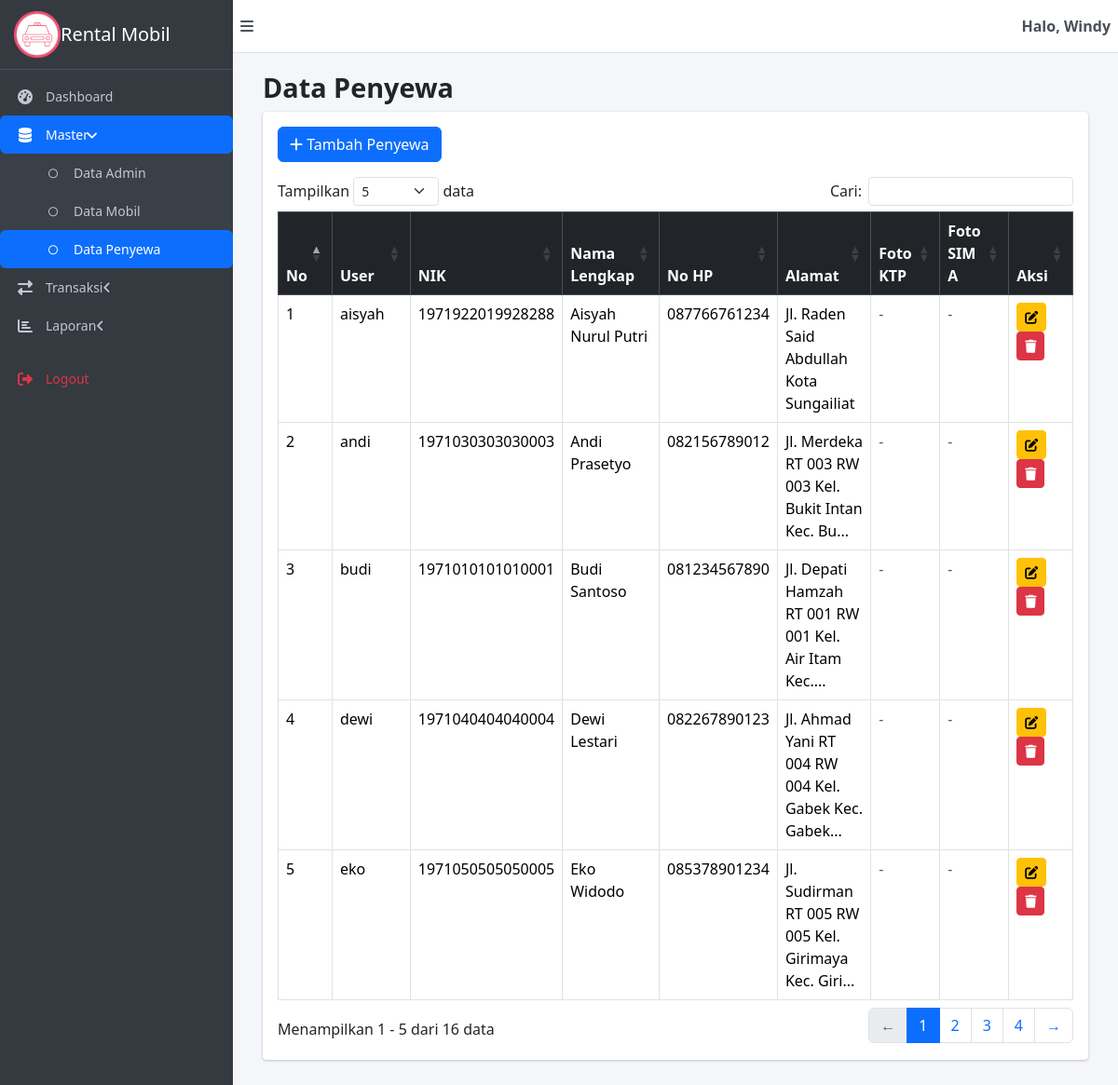
The page /admin/controller/mpenyewa_controller.php (signed in) on the database its author committed.
### tables this page shows
CREATE TABLE `t_penyewa` (
  `user_plg` varchar(15) NOT NULL,
  `sandi` char(60) NOT NULL,
  `nik` char(16) NOT NULL,
  `nm_lngkp` varchar(100) NOT NULL,
  `no_hp` varchar(15) NOT NULL,
  `almt_lngkp` varchar(300) NOT NULL,
  `ft_ktp` varchar(100) DEFAULT NULL,
  `ft_sim_a` varchar(100) DEFAULT NULL
);

### admin/controller/mpenyewa_controller.php (called while the page is built, shortened)
<?php
require_once __DIR__ . '/../../konfig/koneksi.php';
require_once __DIR__ . '/../model/mpenyewa_model.php';
$model = new MPenyewa();
$aksi = $_GET['aksi'] ?? 'index';
$pesan = '';
$tipe_pesan = '';
$penyewa_dipilih = null;
switch ($aksi) {
  case 'index':
    $data_penyewa = $model->getAll();
    break;
}
$data_untuk_view = [
  'judul_halaman'   => 'Data Penyewa',
  'nama_admin'      => $_SESSION['admin_username'],
  'data_penyewa'    => $data_penyewa ?? [],
  'aksi'            => $aksi,
  'penyewa_dipilih' => $penyewa_dipilih ?? null,
  'pesan'           => $pesan,
  'tipe_pesan'      => $tipe_pesan
];
extract($data_untuk_view);
require_once __DIR__ . '/../view/mpenyewa_view.php';

### konfig/koneksi.php (called while the page is built, shortened)
<?php
class Database
{
  private $pdo;
  public function __construct($host, $dbname, $username, $password)
  {
    $dsn = "mysql:host=$host;dbname=$dbname;charset=utf8mb4";
    $options = [
      PDO::ATTR_ERRMODE            => PDO::ERRMODE_EXCEPTION,
      PDO::ATTR_DEFAULT_FETCH_MODE => PDO::FETCH_ASSOC,
    ];
    $this->pdo = new PDO($dsn, $username, $password, $options);
  }
  public function select($tabel, $data = [])
  {
    $sql = "SELECT * FROM $tabel";
    $values = [];
    $stmt = $this->pdo->prepare($sql);
    $stmt->execute($values);
    return $stmt->fetchAll();
  }
}
$host = 'localhost';
$db   = 'db_dpwl_windy';
$user = 'root';
$pass = '';
$conn = new Database($host, $db, $user, $pass);

### admin/model/mpenyewa_model.php (called while the page is built, shortened)
<?php
require_once __DIR__ . '/../../konfig/koneksi.php';
class MPenyewa
{
  private $conn;
  private $tabel = 't_penyewa';
  public function __construct()
  {
    global $conn;
    $this->conn = $conn;
  }
  public function getAll()
  {
    return $this->conn->select($this->tabel);
  }
}

### admin/view/mpenyewa_view.php (the view, shortened to what this page needs)
<?php require_once __DIR__ . '/header.php'; ?>
<div class="card">
  <div class="card-body">
    <a href="<?= BASE_URL ?>admin/controller/mpenyewa_controller.php?aksi=tambah" class="btn btn-primary mb-3">
      <i class="fas fa-plus"></i> Tambah Penyewa
    </a>
    <div class="table-responsive">
      <table class="table table-bordered table-hover datatable">
        <thead class="table-dark">
          <tr>
            <th>No</th>
            <th>User</th>
            <th>NIK</th>
            <th>Nama Lengkap</th>
            <th>No HP</th>
            <th>Alamat</th>
            <th>Foto KTP</th>
            <th>Foto SIM A</th>
            <th>Aksi</th>
          </tr>
        </thead>
        <tbody>
          <?php if (!empty($data_penyewa)): ?>
            <?php $no = 1;
            foreach ($data_penyewa as $penyewa): ?>
              <tr>
                <td><?= $no++ ?></td>
                <td><?= htmlspecialchars($penyewa['user_plg']) ?></td>
                <td><?= htmlspecialchars($penyewa['nik']) ?></td>
                <td><?= htmlspecialchars($penyewa['nm_lngkp']) ?></td>
                <td><?= htmlspecialchars($penyewa['no_hp']) ?></td>
                <td><?= htmlspecialchars(substr($penyewa['almt_lngkp'], 0, 50)) ?><?= strlen($penyewa['almt_lngkp']) > 50 ? '...' : '' ?></td>
                <td>
                  <?php if (!empty($penyewa['ft_ktp'])): ?>
                    <a href="<?= BASE_URL ?>uploads/penyewa/<?= htmlspecialchars($penyewa['ft_ktp']) ?>" target="_blank">
                      <img src="<?= BASE_URL ?>uploads/penyewa/<?= htmlspecialchars($penyewa['ft_ktp']) ?>" width="60" class="rounded" alt="Foto KTP">
                    </a>
                  <?php else: ?>
                    <span class="text-muted">-</span>
                  <?php endif; ?>
                </td>
                <td>
                  <?php if (!empty($penyewa['ft_sim_a'])): ?>
                    <a href="<?= BASE_URL ?>uploads/penyewa/<?= htmlspecialchars($penyewa['ft_sim_a']) ?>" target="_blank">
                      <img src="<?= BASE_URL ?>uploads/penyewa/<?= htmlspecialchars($penyewa['ft_sim_a']) ?>" width="60" class="rounded" alt="Foto SIM A">
                    </a>
                  <?php else: ?>
                    <span class="text-muted">-</span>
                  <?php endif; ?>
                </td>
                <td>
                  <a href="<?= BASE_URL ?>admin/controller/mpenyewa_controller.php?aksi=ubah&user_plg=<?= urlencode($penyewa['user_plg']) ?>"
                    class="btn btn-sm btn-warning" title="Ubah">
                    <i class="fas fa-edit"></i>
                  </a>
                  <a href="<?= BASE_URL ?>admin/controller/mpenyewa_controller.php?aksi=hapus&user_plg=<?= urlencode($penyewa['user_plg']) ?>"
                    class="btn btn-sm btn-danger"
                    onclick="return confirm('Yakin ingin menghapus penyewa ini?')" title="Hapus">
                    <i class="fas fa-trash"></i>
                  </a>
                </td>
              </tr>
            <?php endforeach; ?>
          <?php else: ?>
            <tr>
              <td colspan="9" class="text-center">Tidak ada data penyewa</td>
            </tr>
          <?php endif; ?>
        </tbody>
      </table>
    </div>
  </div>
</div>
<?php require_once __DIR__ . '/footer.php'; ?>

### aset/style-dashboard.css (style rules this page uses)
* { margin: 0; padding: 0; box-sizing: border-box; }
body { font-family: 'Segoe UI', Tahoma, Geneva, Verdana, sans-serif; background-color: #f4f6f9; overflow-x: hidden; }
.card { border: none; border-radius: 0.25rem; box-shadow: 0 0 1px rgba(0, 0, 0, .125), 0 1px 3px rgba(0, 0, 0, .2); margin-bottom: 1rem; }
.card-body { padding: 1rem; }

### rows shown on the page
t_penyewa: user_plg "aisyah", nik "1971922019928288", nm_lngkp "Aisyah Nurul Putri", no_hp "087766761234", almt_lngkp "Jl. Raden Said Abdullah Kota Sungailiat"
t_penyewa: user_plg "andi", nik "1971030303030003", nm_lngkp "Andi Prasetyo", no_hp "082156789012", almt_lngkp "Jl. Merdeka RT 003 RW 003 Kel. Bukit Intan Kec. Bu"
t_penyewa: user_plg "budi", nik "1971010101010001", nm_lngkp "Budi Santoso", no_hp "081234567890", almt_lngkp "Jl. Depati Hamzah RT 001 RW 001 Kel. Air Itam Kec."
t_penyewa: user_plg "dewi", nik "1971040404040004", nm_lngkp "Dewi Lestari", no_hp "082267890123", almt_lngkp "Jl. Ahmad Yani RT 004 RW 004 Kel. Gabek Kec. Gabek"
t_penyewa: user_plg "eko", nik "1971050505050005", nm_lngkp "Eko Widodo", no_hp "085378901234", almt_lngkp "Jl. Sudirman RT 005 RW 005 Kel. Girimaya Kec. Giri"

### other values the page prints
$nama_admin "Windy"
$judul_halaman "Data Penyewa"
